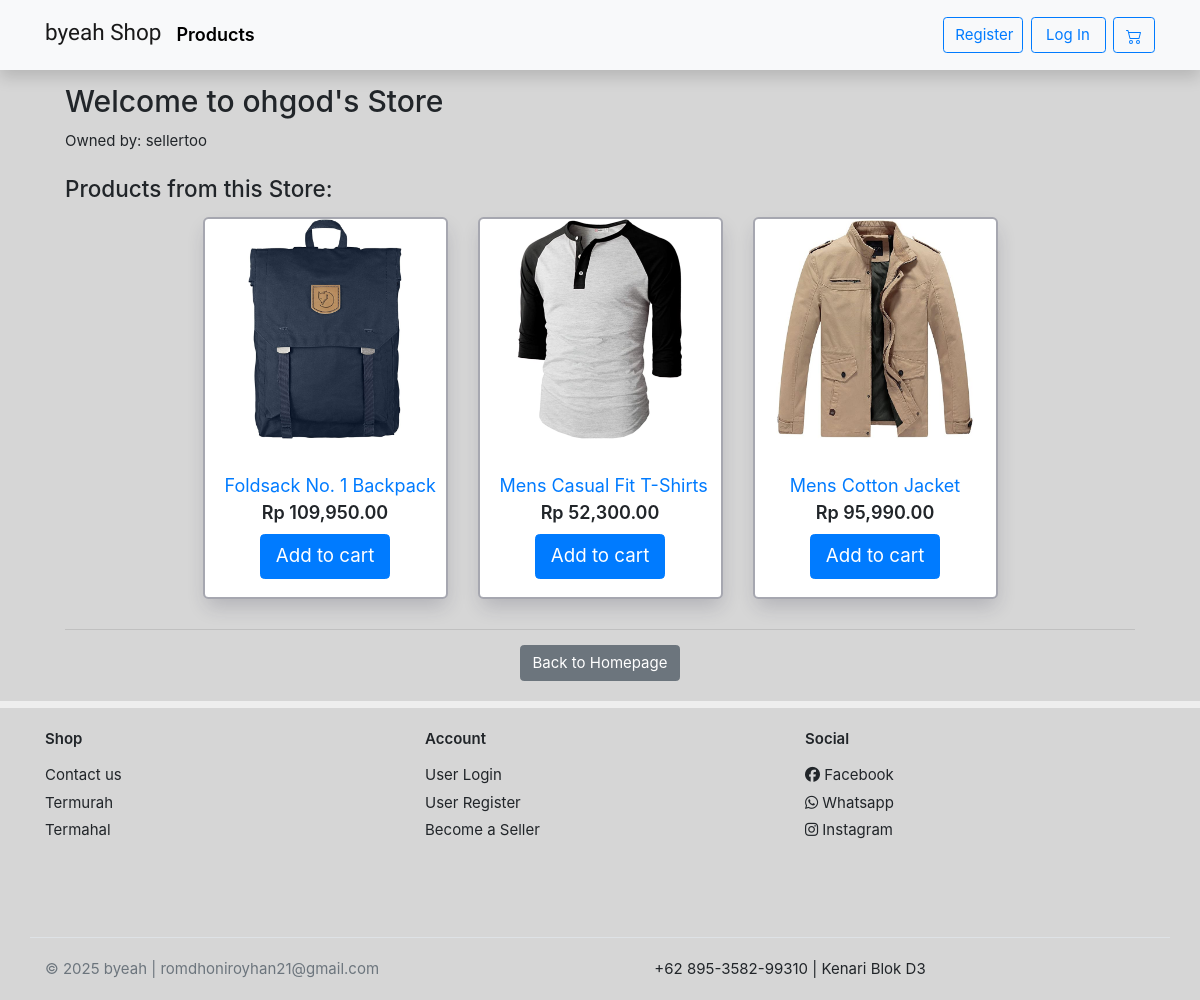
The page /store/ohgod/ on the database its author committed.
### customers/models.py (models this page shows, shortened)
class SellerProfile(models.Model):
    profile = models.OneToOneField(Profile, on_delete=models.CASCADE, related_name='seller_specific_profile')
    store_name = models.CharField(max_length=255, blank=True)
    slug = models.SlugField(max_length=255, unique=True, blank=True, null=True)

class Profile(models.Model):
    user = models.OneToOneField(User, on_delete=models.CASCADE, related_name='profile')
    full_name = models.CharField(max_length=255, blank=True)
    alamat = models.TextField(blank=True, help_text="Full address")
    phone_num = models.CharField(max_length=20, blank=True)
    user_level = models.ForeignKey(UserLevel, on_delete=models.PROTECT, null=True, blank=True)
    valid_status = models.ForeignKey(ValidStatus, on_delete=models.PROTECT, null=True, blank=True)
    division = models.ForeignKey(Division, on_delete=models.SET_NULL, null=True, blank=True)
    email_verified = models.BooleanField(default=False)
    verification_code = models.CharField(max_length=6, blank=True, null=True)
    code_created_at = models.DateTimeField(blank=True, null=True)

### home/models.py (models this page shows, shortened)
class Product(models.Model):
    category        = models.ForeignKey(Category,related_name='product', on_delete=models.CASCADE)
    seller          = models.ForeignKey(User, related_name='products', on_delete=models.CASCADE, null=True, blank=True)
    name            = models.CharField(max_length=255,unique=True)
    old_price       = models.DecimalField(blank=True,null=True,max_digits=12,decimal_places=2)
    price           = models.DecimalField(max_digits=12,decimal_places=2)
    main_image      = models.ImageField(upload_to='images/', blank=True, null=True)
    description     = models.TextField()
    upload_time     = models.DateField(auto_now_add=True)
    stock           = models.IntegerField(default=1)
    slug            = models.SlugField(blank=True)
    @property
    def imageThumbnail(self):
        images = ProductImage.objects.filter(product=self.pk)
        if images.exists():
            return images[0].imageURL
        return '/static/empty.png'

class ProductImage(models.Model):
    product = models.ForeignKey(Product, on_delete=models.CASCADE)
    image = models.ImageField(null=True,blank=False,upload_to='images/')
    @property
    def imageURL(self):
        try:
            if self.image: # Check if a file is associated
                url = self.image.url
            else:
                url = '/static/empty.png' # No file associated
        except ValueError: # Handles cases where .url might be invalid if no file
            url = '/static/empty.png'
        return url

### home/views.py (the view)
# urls.py: path('store/<slug:store_slug>/', store_detail_view, name='store_detail'),
def store_detail_view(request, store_slug):
    try:
        seller_profile = get_object_or_404(SellerProfile, slug=store_slug)
        seller_user = seller_profile.profile.user
        products = Product.objects.filter(seller=seller_user).order_by('-upload_time')
        context = {
            'seller_profile': seller_profile,
            'products': products,
        }
        return render(request, 'home/store_detail.html', context)
    except SellerProfile.DoesNotExist:
        messages.error(request, "The requested store does not exist.")
        return redirect('homey:index')

### templates/home/store_detail.html (shortened to what this page needs)
{% extends "base.html" %}
{% load static %}
{% load humanize %}
{% block style %}
    <link rel="stylesheet" href="{% static 'style2.css' %}">
{% endblock style %}
{% block content %}
<section class="under-nav">
    <div class="container mt-4">
        <header class="mb-4">
            {% if seller_profile and seller_profile.store_name %}
                <h2 class="card-title">Welcome to {{ seller_profile.store_name }}'s Store</h2>
            {% else %}
                <h2 class="card-title">Store Page</h2>
            {% endif %}
            {% if seller_profile and seller_profile.profile and seller_profile.profile.user %}
                <p class="mb-2">Owned by: {{ seller_profile.profile.user.username }}</p>
            {% endif %}
        </header>
        <h4 class="mb-3">Products from this Store:</h4>
        {% if products %}
            <div class="row justify-content-center">
                {% for product in products %}
                    <div class="col-md-3 col-sm-6 kartu-produk">
                        <figure class="card card-product-grid mb-3">
                            <div class="img-wrap img-product">
                                {% if product.category and product.category.slug and product.slug %}
                                <a href="{% url 'homey:product_detail' product.category.slug product.slug %}">
                                    {% if product.main_image %}
                                        <img src="{{ product.main_image.url }}" class='img-product d-flex mx-auto'>
                                    {% elif product.imageThumbnail and product.imageThumbnail != '/static/empty.png' %}
                                        <img src="{{ product.imageThumbnail }}" class='img-product d-flex mx-auto'>
                                    {% else %}
                                        <img src="{% static 'images/empty.png' %}" class='img-product d-flex mx-auto'>
                                    {% endif %}
                                </a>
                                {% else %}
                                    <img src="{% static 'images/empty.png' %}" class='img-product d-flex mx-auto'>
                                {% endif %}
                            </div>
                            <figcaption class="info-wrap text-center">
                                {% if product.category and product.category.slug and product.slug %}
                                <a href="{% url 'homey:product_detail' product.category.slug product.slug %}" class="title-product text-decoration-none text-truncate">{{product.name}}</a>
                                {% else %}
                                <span class="title-product text-decoration-none text-truncate">{{product.name}}</span>
                                {% endif %}
                                <p class="price-product price mb-2">Rp {{product.price|floatformat:2|intcomma}} </p>
                                <a href="" data-action='add' data-product='{{product.id}}' class="btn btn-primary btn-lg update-cart"> Add to cart </a>
                            </figcaption>
                        </figure>
                    </div>
                {% endfor %}
            </div>
        {% else %}
            <p>This store has no products listed yet.</p>
        {% endif %}
        <hr>
        <p class="text-center"><a href="{% url 'homey:index' %}" class="btn btn-secondary">Back to Homepage</a></p>
    </div>
</section>
{% endblock content %}

### static/ui.css (style rules this page uses)
html { font-family: "Inter", sans-serif; font-size: 15px; }
.img-wrap { text-align: center; display: block; }
.img-wrap img { max-width: 100%; }
figure { margin-bottom: 0; }
p:last-child { margin-bottom: 0; }
[class*=card-product] p { margin-bottom: 0; }
[class*=card-product] .img-wrap { overflow: hidden; position: relative; }
[class*=card-product] .img-wrap img { height: 100%; max-width: 100%; width: auto; display: inline-block; -o-object-fit: cover; object-fit: cover; }
.card-product-grid { margin-bottom: 20px; }
.card-product-grid .img-wrap { border-radius: 0.2rem 0.2rem 0 0; height: 220px; }
.card-product-grid .info-wrap { overflow: hidden; padding: 18px 20px; }
.card .img-wrap { overflow: hidden; }
.price { font-weight: 600; color: #212529; }

### static/style.css (style rules this page uses)
body { background-color: rgba(168, 166, 166,.35); }
.under-nav { margin-top: 83px!important; }
img { border-image-slice: all; }
.card { position: relative; display: flex; flex-direction: column; min-width: 0; word-wrap: break-word; background-color: #fff; background-clip: border-box; border: 1px solid rgba(0, 0, 0, 0.1); border-radius: 0.37rem; }
.card-product-grid .img-wrap { border-radius: 0.2rem 0.2rem 0 0; height: 220px; }
.img-wrap { text-align: center; display: block; }
[class*=card-product] .img-wrap img { height: 100%; max-width: 100%; width: auto; display: inline-block; object-fit: cover; }
*, *::before, *::after { box-sizing: border-box; }
.card-product-grid { border: 2px solid rgba(34, 35, 59, 0.4); box-shadow: 1px 10px 20px -3px rgba(34, 35, 59, 0.2); }
.card-product-grid .info-wrap { overflow: hidden; padding: 18px 20px; }

### static/style2.css (style rules this page uses)
* { padding: 0; margin: 0; }
body { background: #D6D6D6; }
.text-center { margin-top: 1rem; font-size: 1.2rem; }
.text-decoration-none { text-decoration: none!important; }
.under-nav { margin-left: 50px; margin-right: 50px; }

### rows shown on the page
SellerProfile: store_name "ohgod", profile.user.username "sellertoo"
Product: imageThumbnail (picture), name "Foldsack No. 1 Backpack", price "109,950.00"
Product: imageThumbnail (picture), name "Mens Casual Fit T-Shirts", price "52,300.00"
Product: imageThumbnail (picture), name "Mens Cotton Jacket", price "95,990.00"
